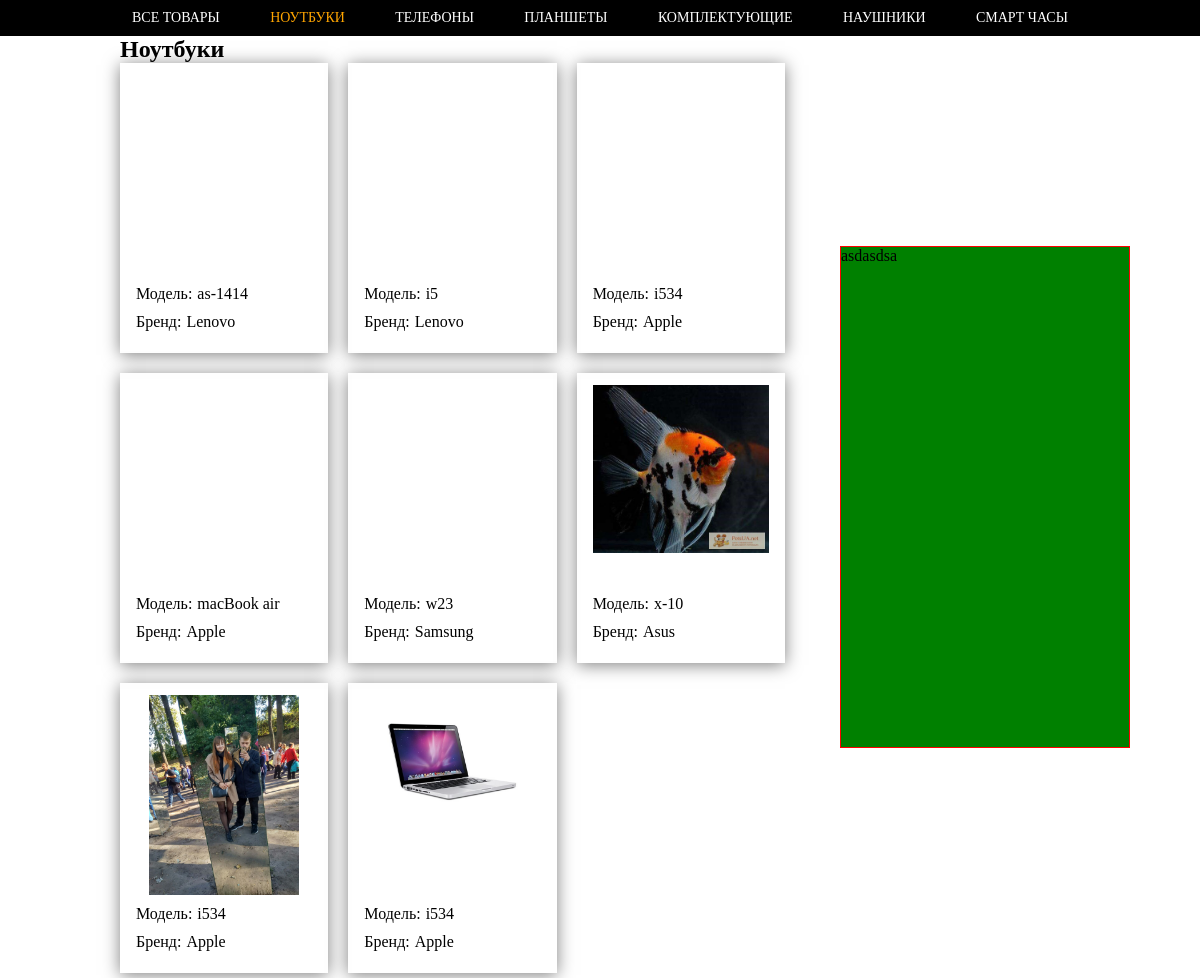
Page /laptops on the committed database.
### category/models.py (models this page shows, shortened)
class Laptop(models.Model):
    model =  models.CharField(max_length=255 , verbose_name='Модель ноутбука' , default='i534')
    brand =  models.CharField(max_length=255 , verbose_name='Бренд ' , default='Apple')
    diagonal =  models.CharField(max_length=255 , verbose_name='Диагональ ' , default='12')
    oper_system =  models.CharField(max_length=255 , verbose_name='Операционная система' , choices=OPERATION_SYSTEM)
    oper_memory = models.IntegerField(verbose_name='ОЗУ' , default=16)
    type_monitor = models.CharField(max_length=255 , verbose_name='Тип экрана' , choices=TYPE_MONITOR)
    count_core = models.IntegerField(verbose_name='Количество ядер' , default=8)
    price = models.IntegerField(verbose_name='Цена' , default='50000')
    image = models.ImageField(upload_to='images/', blank=True, null=True ,  verbose_name='Картинка')

### category/views.py (the view)
# urls.py: path('laptops' , views.laptops_view ,  name='laptops')
def laptops_view(request):
    ctx = {}
    all_laptops = Laptop.objects.all()
    ctx['all_laptops'] = all_laptops
    ctx['category_name'] = 'laptops'
    for elem in all_laptops:
        print(elem.image)
    return render(request , 'category/laptops.html' , ctx)

### eshop/templates/category/laptops.html
{% extends 'category/index.html' %}
{% block content %}
    <h1>Ноутбуки</h1>
    <div class="content-wrap">
        <div class="container-flex">
          {% for elem in all_laptops %}
              <a class="item" href={{elem.id}}>
                <div class="photo-wrap">
                    {% if elem.image %}
                    <div class="photo-item" style="background-image: url({{elem.image.url}})"></div>
                    {% endif %}
                  </div>
                  <div class="description">
                      <p class='key-text'> Модель: </p>
                      <p class="value-text"> {{ elem.model }}</p>
                  </div>
                  <div class="description">
                      <p class='key-text'> Бренд: </p>
                      <p class="value-text"> {{ elem.brand }}</p>
                  </div>
              </a>
          {% endfor %}
        </div>
        <div class="right-bar">
          asdasdsa
        </div>
    </div>
{% endblock  %}

### eshop/templates/category/index.html (shortened to what this page needs)
<!DOCTYPE html>
<html lang="en">
<head>
</head>
<body>
<div class="page-wrapper">
    {% include "includes/header.html" %}
    <section class="content">
        <div class="container">
            {% block content %}{% endblock  %}
        </div>
    </section>
</div>
</body>
</html>

### eshop/templates/includes/header.html (shortened to what this page needs)
{% load static %}
<link rel="stylesheet" href="{% static 'css/style.min.css' %}">
<header class="{% if className == 'header' %} {{ className }} {% endif %} " >
    <nav class="navigation">
        <a class="{% if category_name == 'all' %} active-tab {% endif %}" href="/">Все товары</a>
        <a class="{% if category_name == 'laptops' %} active-tab {% endif %}" href="{% url 'laptops' %}">Ноутбуки</a>
        <a class="{% if category_name == 'mobile_phones' %} active-tab {% endif %}"  href="">Телефоны</a>
        <a class="{% if category_name == 'tablet' %} active-tab {% endif %}" href="">Планшеты</a>
        <a class="{% if category_name == 'source_details' %} active-tab {% endif %}" href="">Комплектующие</a>
        <a class="{% if category_name == 'nau' %} active-tab {% endif %}" href="">Наушники</a>
        <a href="">Смарт часы</a>
    </nav>
</header>

### rows in the picture
Laptop: model "as-1414", brand "Lenovo"
Laptop: model "i5", brand "Lenovo"
Laptop: model "i534", brand "Apple"
Laptop: model "macBook air", brand "Apple"
Laptop: model "w23", brand "Samsung"
Laptop: image (picture), model "x-10", brand "Asus"
Laptop: image (picture), model "i534", brand "Apple"
Laptop: image (picture), model "i534", brand "Apple"
